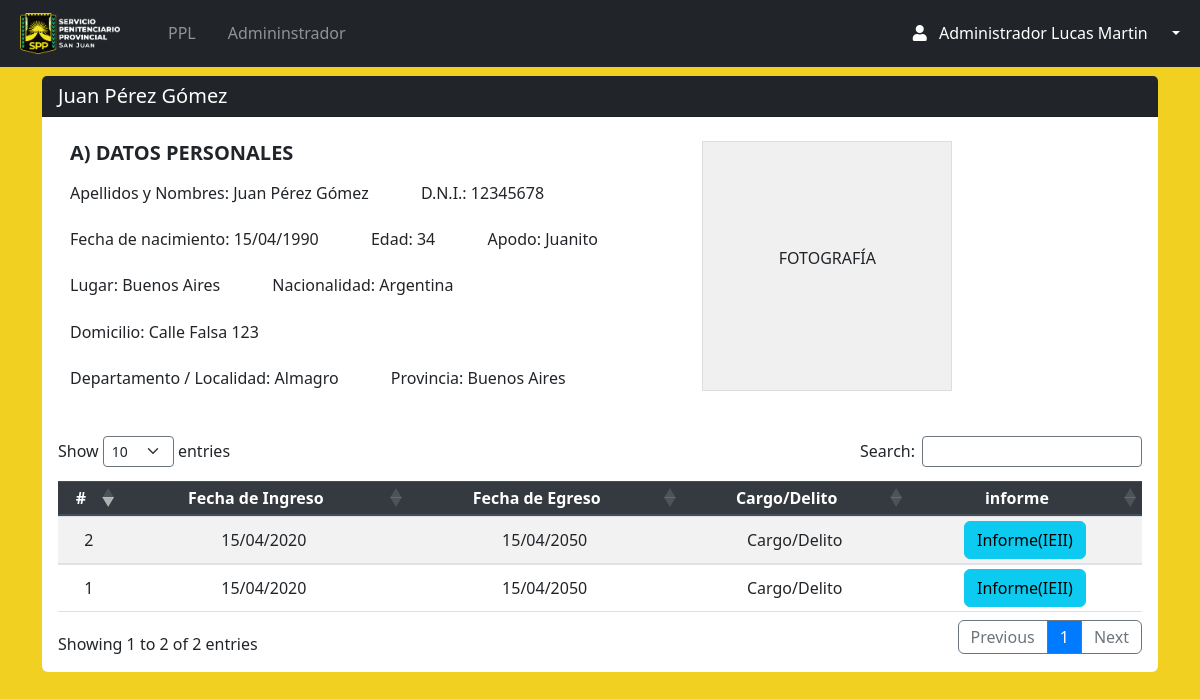
Page /Views/admin/prontuario_index.php?id=1 (signed in) on the earlier database version.
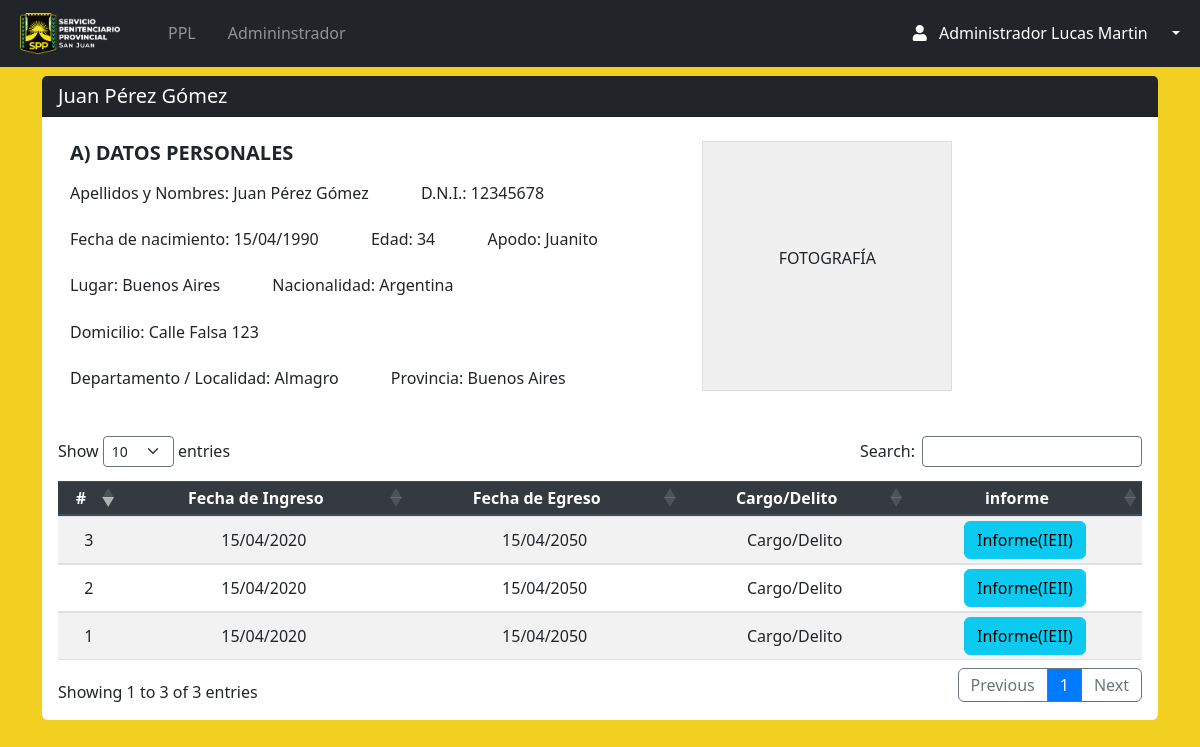
Same page on the later database version.
### tables this page shows
CREATE TABLE `persona` (
  `id` int(11) NOT NULL,
  `dni` varchar(9) DEFAULT NULL,
  `apellidos` varchar(50) NOT NULL,
  `nombres` varchar(50) NOT NULL,
  `fechanac` date NOT NULL,
  `edad` int(3) NOT NULL,
  `direccion` varchar(50) NOT NULL,
  `genero` varchar(50) NOT NULL,
  `estadocivil` varchar(50) NOT NULL,
  `educacion` int(11) DEFAULT NULL
);

### Views/admin/prontuario_index.php (the view, shortened to what this page needs)
<?php require 'navbar.php'; ?>
<section class="container mt-3">
            <div class="card rounded-2 border-0">
                <div class="card-header bg-dark text-white pb-0">
                    <h5 class="d-inline-block ">Juan Pérez Gómez </h5>
                </div>
            <div class="card-body  table-responsive">
                <div class="container mb-4">
                    <div class="row mt-2">
                        <div class="col-md-7">
                        <h5 class="section-title mb-3 ">A) DATOS PERSONALES</h5>
                            <p>
                                <label class="h6 ">Apellidos y Nombres:</label> Juan Pérez Gómez
                                <label class="h6 ml-5">D.N.I.:</label> 12345678
                            </p>
                            <p>
                                <label class="h6 ">Fecha de nacimiento:</label> 15/04/1990
                                <label class="h6 ml-5">Edad:</label> 34
                                <label class="h6 ml-5">Apodo:</label> Juanito
                            </p>
                            <p>
                                <label class="h6 ">Lugar:</label> Buenos Aires
                                <label class="h6 ml-5">Nacionalidad:</label> Argentina
                            </p>
                            <p>
                                <label class="h6 ">Domicilio:</label> Calle Falsa 123
                            </p>
                            <p>
                                <label class="h6 ">Departamento / Localidad:</label> Almagro
                                <label class="h6 ml-5">Provincia:</label> Buenos Aires
                            </p>
                        </div>
                        <div class="col-md-4 text-center ">
                            <div class="foto">
                                <p>FOTOGRAFÍA</p>
                            </div>
                        </div>
                    </div>
                </div>
                <table id="example" class="table table-striped table-sm" style="width:100%">
                    <thead class="thead-dark">
                        <tr>
                            <th>#</th>
                            <th>Fecha de Ingreso</th>
                            <th>Fecha de Egreso</th>
                            <th>Cargo/Delito</th>
                            <th>informe</th>
                        </tr>
                    </thead>
                    <tbody>
                        <?php
                        try {
                            $query = "SELECT * FROM persona ";
                            $stmt = $db->prepare($query);
                            $stmt->execute();
                            $pples = $stmt->fetchAll(PDO::FETCH_ASSOC);
                            foreach ($pples as $ppl) {
                        ?>
                        <tr>
                            <td><?php echo htmlspecialchars($ppl['id'], ENT_QUOTES, 'UTF-8'); ?></td>
                            <td>15/04/2020</td>
                            <td>15/04/2050</td>
                            <td>Cargo/Delito</td>
                            <td><a class="btn btn-info " href="ppl_informe.php">Informe(IEII)</a></td>
                        </tr>
                        <?php
                            }
                        } catch (PDOException $e) {
                            error_log("Error al obtener el ppl: " . $e->getMessage());
                        }
                        ?>
                    </tbody>
                </table>
            </div>
        </div>
</section>

Differences in the rows shown:
added persona: id "3"
Other differences:
text written by a page script: "Show entries Search: Showing 1 to 2 of 2 entries Previous 1 Next" → "Show entries Search: Showing 1 to 3 of 3 entries Previous 1 Next"
